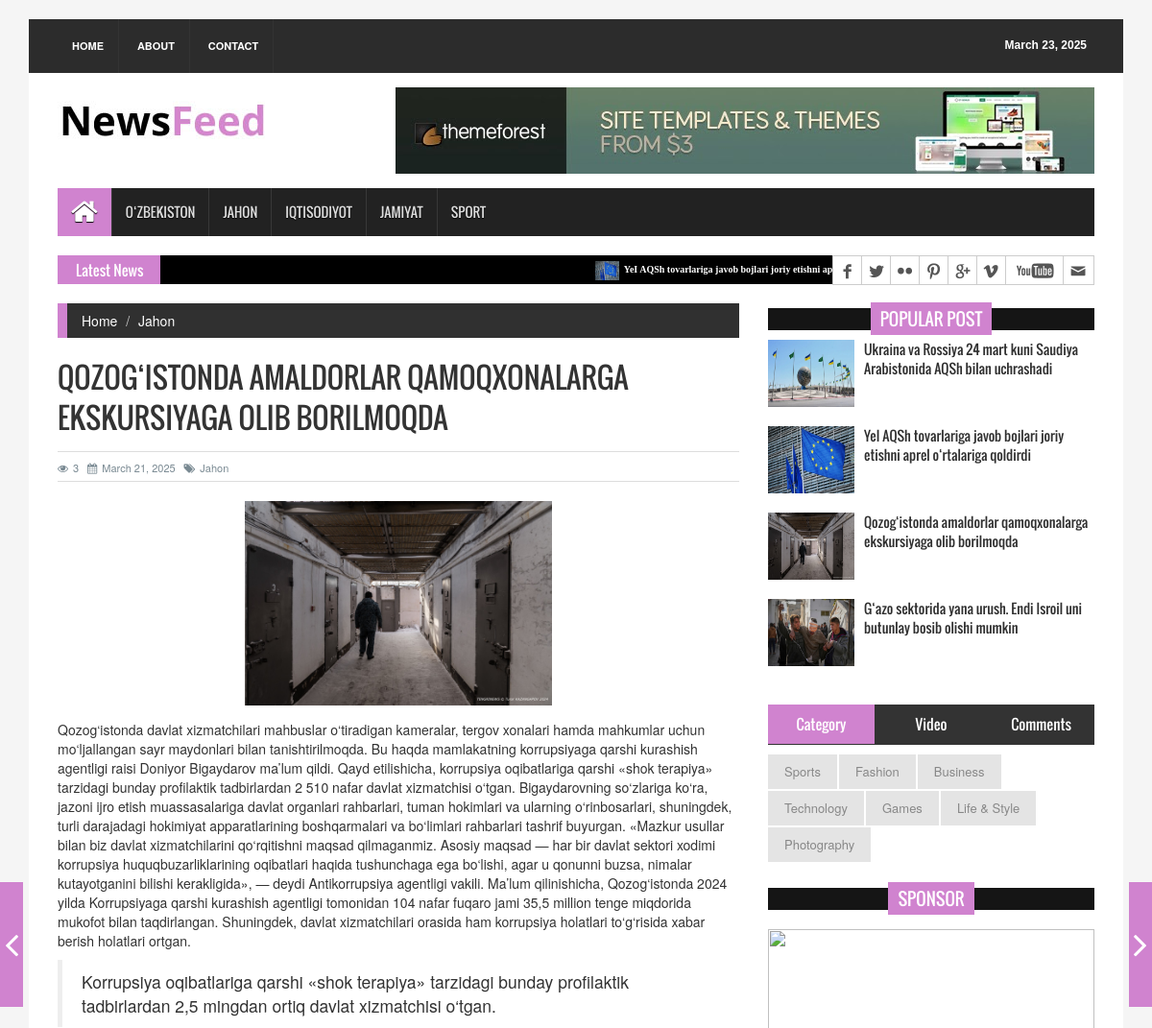
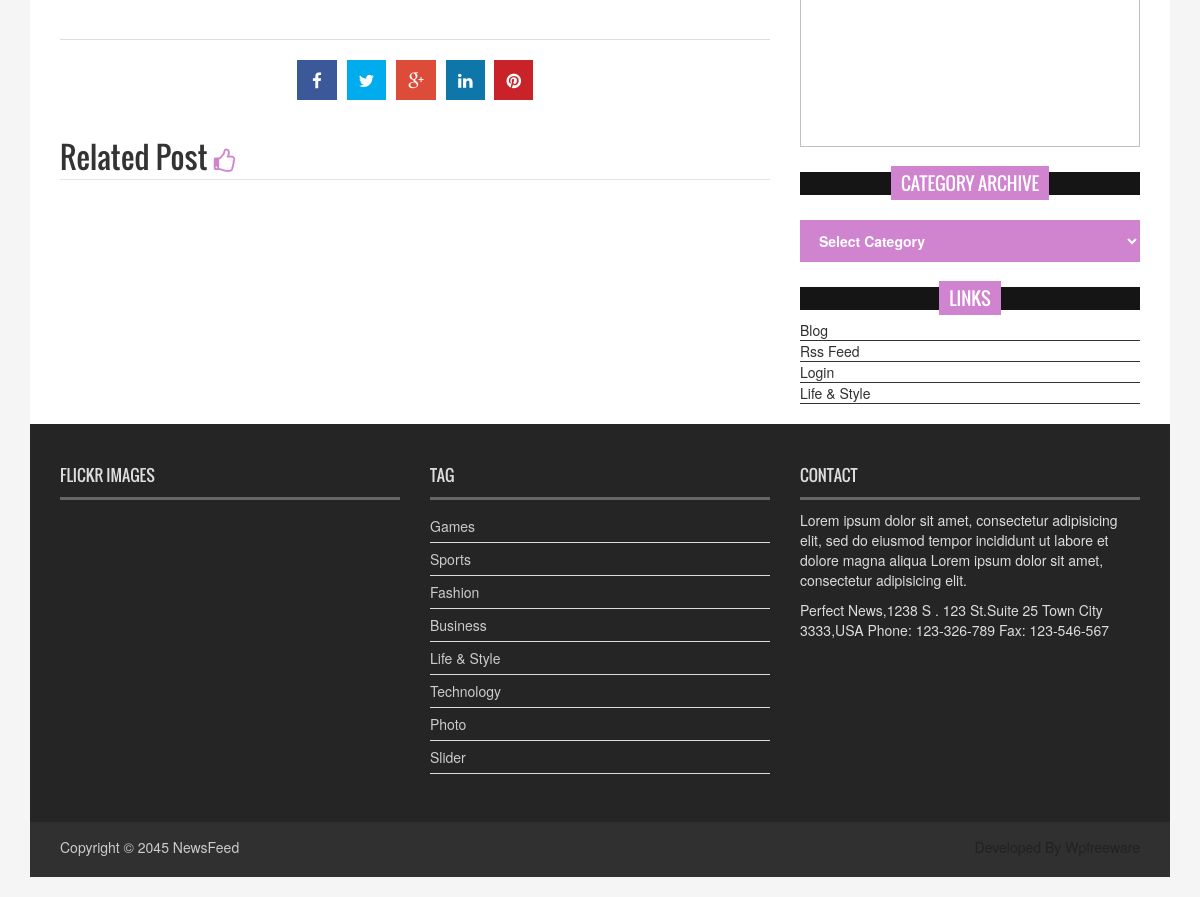
Screenshot of /single_page/2/ with the database file from the repository (2 pictures, top to bottom).
### news/models.py (models this page shows, shortened)
class Category(models.Model):
    name = models.CharField(max_length=100)
    is_active = models.BooleanField(default=True)
    def __str__(self):
        return self.name

class News(models.Model):
    title = models.CharField(max_length=300)
    short_description = models.CharField(max_length=200)
    description = models.TextField()
    date = models.DateTimeField(auto_now_add=True)
    views = models.PositiveIntegerField(default=0)
    image = models.ImageField()
    category = models.ForeignKey(Category, on_delete=models.CASCADE)

### news/views.py (the view)
# urls.py: path('single_page/<int:pk>/', detail, name='single_page'),
def detail(request, pk):
    new = News.objects.get(pk=pk)
    news = News.objects.filter(category__name=new.category).order_by('-date')
    popular_news = News.objects.filter(category__name=new.category).order_by('views')
    news_sponsor = Sponsor.objects.filter()
    new.views += 1
    new.save()
    ctx = {
        'new': new,
        'ctg': get_category,
        'date': get_date(),
        'news': news[:4],
        'popular_news': popular_news[:4],
        'news_sponser': news_sponsor,
    }
    return render(request, 'single_page.html', ctx)

### news/views.py (called while the page is built)
def get_date():
    return date.today()

def get_category():
    return Category.objects.all()

### templates/single_page.html (shortened to what this page needs)
<!DOCTYPE html>
<html>
{% load static %}
<head>
<link rel="stylesheet" type="text/css" href="{% static 'assets/css/bootstrap.min.css' %}">
<link rel="stylesheet" type="text/css" href="{% static 'assets/css/font-awesome.min.css' %}">
<link rel="stylesheet" type="text/css" href="{% static 'assets/css/animate.css' %}">
<link rel="stylesheet" type="text/css" href="{% static 'assets/css/font.css' %}">
<link rel="stylesheet" type="text/css" href="{% static 'assets/css/li-scroller.css' %}">
<link rel="stylesheet" type="text/css" href="{% static 'assets/css/slick.css' %}">
<link rel="stylesheet" type="text/css" href="{% static 'assets/css/jquery.fancybox.css' %}">
<link rel="stylesheet" type="text/css" href="{% static 'assets/css/theme.css' %}">
<link rel="stylesheet" type="text/css" href="{% static 'assets/css/style.css' %}">
</head>
<body>
<div class="container">
  <header id="header">
    <div class="row">
      <div class="col-lg-12 col-md-12 col-sm-12">
        <div class="header_top">
          <div class="header_top_left">
            <ul class="top_nav">
              <li><a href="{% url 'index' %}">Home</a></li>
              <li><a href="{% url 'page_404' %}">About</a></li>
              <li><a href="{% url 'contact' %}">Contact</a></li>
            </ul>
          </div>
          <div class="header_top_right">
            <p>{{ date }}</p>
          </div>
        </div>
      </div>
      <div class="col-lg-12 col-md-12 col-sm-12">
        <div class="header_bottom">
          <div class="logo_area"><a href="{% url 'index' %}" class="logo"><img src="{% static 'images/logo.jpg' %}" alt=""></a></div>
          <div class="add_banner"><a href="#"><img src="{% static 'images/addbanner_728x90_V1.jpg' %}" alt=""></a></div>
        </div>
      </div>
    </div>
  </header>
  <section id="navArea">
    <nav class="navbar navbar-inverse" role="navigation">
      <div id="navbar" class="navbar-collapse collapse">
        <ul class="nav navbar-nav main_nav">
          <li class="active"><a href="../index.html"><span class="fa fa-home desktop-home"></span><span class="mobile-show">Home</span></a></li>
            {% for ct in ctg %}
            {% if ct.is_active %}
              <li><a href="{% url 'ctg' ct.pk %}">{{ ct.name }}</a></li>
            {% endif %}
            {% endfor %}
      </div>
    </nav>
  </section>
  <section id="newsSection">
    <div class="row">
      <div class="col-lg-12 col-md-12">
        <div class="latest_newsarea"> <span>Latest News</span>
          <ul id="ticker01" class="news_sticker">
            {% for new in news %}
            <li><a href="#"><img src="{{ new.image.url }}" alt="">{{ new.title }}</a></li>
            {% endfor %}
          </ul>
          <div class="social_area">
            <ul class="social_nav">
              <li class="facebook"><a href="#"></a></li>
              <li class="twitter"><a href="#"></a></li>
              <li class="flickr"><a href="#"></a></li>
              <li class="pinterest"><a href="#"></a></li>
              <li class="googleplus"><a href="#"></a></li>
              <li class="vimeo"><a href="#"></a></li>
              <li class="youtube"><a href="#"></a></li>
              <li class="mail"><a href="#"></a></li>
            </ul>
          </div>
        </div>
      </div>
    </div>
  </section>
  <section id="contentSection">
    <div class="row">
      <div class="col-lg-8 col-md-8 col-sm-8">
        <div class="left_content">
          <div class="single_page">
            <ol class="breadcrumb">
              <li><a href="{% url 'index' %}">Home</a></li>
              <li><a href="{% url 'ctg' new.category_id }">{{ new.category }}</a></li>
            </ol>
            <h1>{{ new.title }}</h1>
            <div class="post_commentbox"> <a href="#"><i class="fa fa-eye"></i>{{ new.views }}</a> <span><i class="fa fa-calendar"></i>{{ new.date.date }}</span> <a href="{% url 'ctg' new.category_id %}"><i class="fa fa-tags"></i>{{ new.category }}</a> </div>
            <div class="single_page_content"> <img class="img-center" src="{{ new.image.url }}" alt="">
              <p>{{ new.description }}</p>
              <blockquote>{{ new.short_description }}</blockquote>
            </div>
            <div class="social_link">
              <ul class="sociallink_nav">
                <li><a href="#"><i class="fa fa-facebook"></i></a></li>
                <li><a href="#"><i class="fa fa-twitter"></i></a></li>
                <li><a href="#"><i class="fa fa-google-plus"></i></a></li>
                <li><a href="#"><i class="fa fa-linkedin"></i></a></li>
                <li><a href="#"><i class="fa fa-pinterest"></i></a></li>
              </ul>
            </div>
            <div class="related_post">
              <h2>Related Post <i class="fa fa-thumbs-o-up"></i></h2>
            </div>
          </div>
        </div>
      </div>
      <nav class="nav-slit"> <a class="prev" href="#"> <span class="icon-wrap"><i class="fa fa-angle-left"></i></span>
        </a> <a class="next" href="#"> <span class="icon-wrap"><i class="fa fa-angle-right"></i></span>
        </a> </nav>
      <div class="col-lg-4 col-md-4 col-sm-4">
        <aside class="right_content">
          <div class="single_sidebar">
            <h2><span>Popular Post</span></h2>
            <ul class="spost_nav">
              {% for new in popular_news %}
              <li>
                <div class="media wow fadeInDown"> <a href="single_page.html" class="media-left"> <img alt="" src="{{ new.image.url }}"> </a>
                  <div class="media-body"> <a href="single_page.html" class="catg_title">{{ new.title }}</a> </div>
                </div>
                {% endfor %}
              </li>
            </ul>
          </div>
          <div class="single_sidebar">
            <ul class="nav nav-tabs" role="tablist">
              <li role="presentation" class="active"><a href="#category" aria-controls="home" role="tab" data-toggle="tab">Category</a></li>
              <li role="presentation"><a href="#video" aria-controls="profile" role="tab" data-toggle="tab">Video</a></li>
              <li role="presentation"><a href="#comments" aria-controls="messages" role="tab" data-toggle="tab">Comments</a></li>
            </ul>
            <div class="tab-content">
              <div role="tabpanel" class="tab-pane active" id="category">
                <ul>
                  <li class="cat-item"><a href="#">Sports</a></li>
                  <li class="cat-item"><a href="#">Fashion</a></li>
                  <li class="cat-item"><a href="#">Business</a></li>
                  <li class="cat-item"><a href="#">Technology</a></li>
                  <li class="cat-item"><a href="#">Games</a></li>
                  <li class="cat-item"><a href="#">Life &amp; Style</a></li>
                  <li class="cat-item"><a href="#">Photography</a></li>
                </ul>
              </div>
            </div>
          </div>
          <div class="single_sidebar wow fadeInDown">
            <h2><span>Sponsor</span></h2>
            <a class="sideAdd" href="#"><img src="{{ news_sponsor.0.image.url }}" alt=""></a> </div>
          <div class="single_sidebar wow fadeInDown">
            <h2><span>Category Archive</span></h2>
            <select class="catgArchive">
              <option>Select Category</option>
            </select>
          </div>
          <div class="single_sidebar wow fadeInDown">
            <h2><span>Links</span></h2>
            <ul>
              <li><a href="#">Blog</a></li>
              <li><a href="#">Rss Feed</a></li>
              <li><a href="#">Login</a></li>
              <li><a href="#">Life &amp; Style</a></li>
            </ul>
          </div>
        </aside>
      </div>
    </div>
  </section>
  <footer id="footer">
    <div class="footer_top">
      <div class="row">
        <div class="col-lg-4 col-md-4 col-sm-4">
          <div class="footer_widget wow fadeInLeftBig">
            <h2>Flickr Images</h2>
          </div>
        </div>
        <div class="col-lg-4 col-md-4 col-sm-4">
          <div class="footer_widget wow fadeInDown">
            <h2>Tag</h2>
            <ul class="tag_nav">
              <li><a href="#">Games</a></li>
              <li><a href="#">Sports</a></li>
              <li><a href="#">Fashion</a></li>
              <li><a href="#">Business</a></li>
              <li><a href="#">Life &amp; Style</a></li>
              <li><a href="#">Technology</a></li>
              <li><a href="#">Photo</a></li>
              <li><a href="#">Slider</a></li>
            </ul>
          </div>
        </div>
        <div class="col-lg-4 col-md-4 col-sm-4">
          <div class="footer_widget wow fadeInRightBig">
            <h2>Contact</h2>
            <p>Lorem ipsum dolor sit amet, consectetur adipisicing elit, sed do eiusmod tempor incididunt ut labore et dolore magna aliqua Lorem ipsum dolor sit amet, consectetur adipisicing elit.</p>
            <address>
            Perfect News,1238 S . 123 St.Suite 25 Town City 3333,USA Phone: 123-326-789 Fax: 123-546-567
            </address>
          </div>
        </div>
      </div>
    </div>
    <div class="footer_bottom">
      <p class="copyright">Copyright &copy; 2045 <a href="../index.html">NewsFeed</a></p>
      <p class="developer">Developed By Wpfreeware</p>
    </div>
  </footer>
</div>
</body>
</html>

### static/assets/css/li-scroller.css (style rules this page uses)
ul.newsticker { position:relative; left:750px; font:bold 10px Verdana; list-style-type:none; margin:0; padding:0 }
ul.newsticker li { float:left; margin:0; padding:0 }
ul.newsticker a { white-space:nowrap; padding:0; color:#fff; margin:0 50px 0 0 }
ul.newsticker a > img { height:20px; margin-right:5px; width:25px }

### static/assets/css/theme.css (style rules this page uses)
.navbar-inverse .navbar-nav > .active > a, .navbar-inverse .navbar-nav > .active > a:hover, .navbar-inverse .navbar-nav > .active > a:focus { background-color:#d083cf }
.latest_newsarea span { background:none repeat scroll 0 0 #d083cf }
.single_sidebar > h2 span { background:none repeat scroll 0 0 #d083cf }
.nav-tabs > li.active > a, .nav-tabs > li.active > a:hover, .nav-tabs > li.active > a:focus { background-color:#d083cf }
.breadcrumb { border-left:10px solid #d083cf }
.nav-slit .icon-wrap { background-color:#d083cf }
.catgArchive { background-color:#d083cf }
.related_post > h2 i { color:#d083cf }

### rows the page displays
Category: name "O‘ZBEKISTON"
Category: name "JAHON"
Category: name "IQTISODIYOT"
Category: name "JAMIYAT"
Category: name "SPORT"
News: image (picture), title "YeI AQSh tovarlariga javob bojlari joriy etishni aprel o‘rtalariga qoldirdi"
News: category "Jahon", title "QOZOG‘ISTONDA AMALDORLAR QAMOQXONALARGA EKSKURSIYAGA OLIB BORILMOQDA", views "3", date "March 21, 2025", image (picture), description "Qozog‘istonda davlat xizmatchilari mahbuslar o‘tiradigan kameralar, tergov xonalari hamda mahkumlar uchun mo‘ljallangan sayr maydonlari bilan tanishtirilmoqda. Bu haqda mamlakatning korrupsiyaga qarshi kurashish agentligi raisi Doniyor Bigaydarov ma’lum qildi. Qayd etilishicha, korrupsiya oqibatlariga qarshi «shok terapiya» tarzidagi bunday profilaktik tadbirlardan 2 510 nafar davlat xizmatchisi o‘tgan. Bigaydarovning so‘zlariga ko‘ra, jazoni ijro etish muassasalariga davlat organlari rahbarlari, tuman hokimlari va ularning o‘rinbosarlari, shuningdek, turli darajadagi hokimiyat apparatlarining boshqarmalari va bo‘limlari rahbarlari tashrif buyurgan. «Mazkur usullar bilan biz davlat…", short_description "Korrupsiya oqibatlariga qarshi «shok terapiya» tarzidagi bunday profilaktik tadbirlardan 2,5 mingdan ortiq davlat xizmatchisi o‘tgan.", title "Qozog‘istonda amaldorlar qamoqxonalarga ekskursiyaga olib borilmoqda"
News: image (picture), title "Ukraina va Rossiya 24 mart kuni Saudiya Arabistonida AQSh bilan uchrashadi"
News: image (picture), title "G‘azo sektorida yana urush. Endi Isroil uni butunlay bosib olishi mumkin"

### other values shown
{{ date }} "March 23, 2025"
